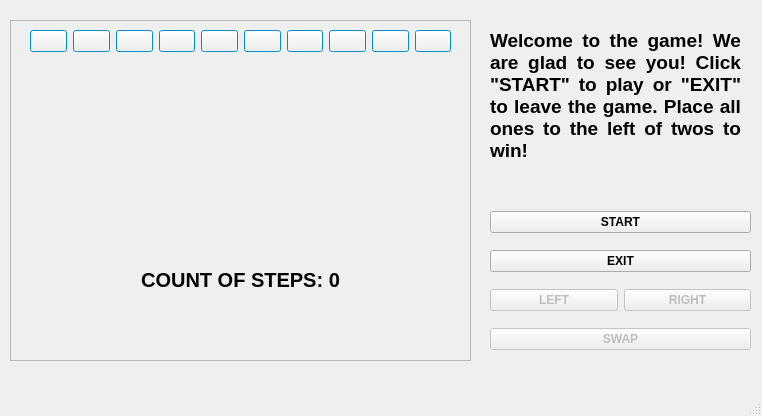
<?xml version="1.0" encoding="UTF-8"?>
<ui version="4.0">
 <class>MainWindow</class>
 <widget class="QMainWindow" name="MainWindow">
  <property name="geometry">
   <rect>
    <x>0</x>
    <y>0</y>
    <width>762</width>
    <height>416</height>
   </rect>
  </property>
  <property name="windowTitle">
   <string>MainWindow</string>
  </property>
  <widget class="QWidget" name="centralwidget">
   <widget class="QWidget" name="verticalLayoutWidget_2">
    <property name="geometry">
     <rect>
      <x>490</x>
      <y>200</y>
      <width>261</width>
      <height>161</height>
     </rect>
    </property>
    <layout class="QVBoxLayout" name="verticalLayout_3">
     <item>
      <widget class="QPushButton" name="startButton">
       <property name="font">
        <font>
         <bold>true</bold>
        </font>
       </property>
       <property name="text">
        <string>START</string>
       </property>
      </widget>
     </item>
     <item>
      <widget class="QPushButton" name="exitButton">
       <property name="font">
        <font>
         <bold>true</bold>
        </font>
       </property>
       <property name="text">
        <string>EXIT</string>
       </property>
      </widget>
     </item>
     <item>
      <layout class="QHBoxLayout" name="horizontalLayout_2">
       <item>
        <widget class="QPushButton" name="leftButton">
         <property name="enabled">
          <bool>false</bool>
         </property>
         <property name="sizePolicy">
          <sizepolicy hsizetype="Minimum" vsizetype="Fixed">
           <horstretch>0</horstretch>
           <verstretch>0</verstretch>
          </sizepolicy>
         </property>
         <property name="font">
          <font>
           <bold>true</bold>
          </font>
         </property>
         <property name="text">
          <string>LEFT</string>
         </property>
        </widget>
       </item>
       <item>
        <widget class="QPushButton" name="rightButton">
         <property name="enabled">
          <bool>false</bool>
         </property>
         <property name="sizePolicy">
          <sizepolicy hsizetype="Minimum" vsizetype="Fixed">
           <horstretch>0</horstretch>
           <verstretch>0</verstretch>
          </sizepolicy>
         </property>
         <property name="font">
          <font>
           <bold>true</bold>
          </font>
         </property>
         <property name="text">
          <string>RIGHT</string>
         </property>
        </widget>
       </item>
      </layout>
     </item>
     <item>
      <widget class="QPushButton" name="swapButton">
       <property name="enabled">
        <bool>false</bool>
       </property>
       <property name="font">
        <font>
         <bold>true</bold>
        </font>
       </property>
       <property name="text">
        <string>SWAP</string>
       </property>
      </widget>
     </item>
    </layout>
   </widget>
   <widget class="QLabel" name="label">
    <property name="geometry">
     <rect>
      <x>490</x>
      <y>10</y>
      <width>251</width>
      <height>171</height>
     </rect>
    </property>
    <property name="font">
     <font>
      <pointsize>14</pointsize>
      <bold>true</bold>
     </font>
    </property>
    <property name="acceptDrops">
     <bool>true</bool>
    </property>
    <property name="text">
     <string>Welcome to the game! We are glad to see you! Click &quot;START&quot; to play or &quot;EXIT&quot; to leave the game. Place all ones to the left of twos to win!</string>
    </property>
    <property name="alignment">
     <set>Qt::AlignJustify|Qt::AlignVCenter</set>
    </property>
    <property name="wordWrap">
     <bool>true</bool>
    </property>
   </widget>
   <widget class="QFrame" name="frame">
    <property name="geometry">
     <rect>
      <x>10</x>
      <y>20</y>
      <width>461</width>
      <height>341</height>
     </rect>
    </property>
    <property name="palette">
     <palette>
      <active>
       <colorrole role="Window">
        <brush brushstyle="SolidPattern">
         <color alpha="255">
          <red>0</red>
          <green>170</green>
          <blue>255</blue>
         </color>
        </brush>
       </colorrole>
      </active>
      <inactive>
       <colorrole role="Window">
        <brush brushstyle="SolidPattern">
         <color alpha="255">
          <red>239</red>
          <green>240</green>
          <blue>241</blue>
         </color>
        </brush>
       </colorrole>
      </inactive>
      <disabled>
       <colorrole role="Window">
        <brush brushstyle="SolidPattern">
         <color alpha="255">
          <red>0</red>
          <green>170</green>
          <blue>255</blue>
         </color>
        </brush>
       </colorrole>
      </disabled>
     </palette>
    </property>
    <property name="frameShape">
     <enum>QFrame::StyledPanel</enum>
    </property>
    <property name="frameShadow">
     <enum>QFrame::Raised</enum>
    </property>
    <widget class="QWidget" name="verticalLayoutWidget">
     <property name="geometry">
      <rect>
       <x>10</x>
       <y>10</y>
       <width>441</width>
       <height>321</height>
      </rect>
     </property>
     <layout class="QVBoxLayout" name="verticalLayout">
      <item>
       <layout class="QHBoxLayout" name="horizontalLayout" stretch="0,0,0,0,0,0,0,0,0,0">
        <property name="leftMargin">
         <number>10</number>
        </property>
        <property name="rightMargin">
         <number>10</number>
        </property>
        <item>
         <widget class="QPushButton" name="cell">
          <property name="enabled">
           <bool>false</bool>
          </property>
          <property name="text">
           <string/>
          </property>
         </widget>
        </item>
        <item>
         <widget class="QPushButton" name="cell_2">
          <property name="enabled">
           <bool>false</bool>
          </property>
          <property name="text">
           <string/>
          </property>
         </widget>
        </item>
        <item>
         <widget class="QPushButton" name="cell_3">
          <property name="enabled">
           <bool>false</bool>
          </property>
          <property name="text">
           <string/>
          </property>
         </widget>
        </item>
        <item>
         <widget class="QPushButton" name="cell_4">
          <property name="enabled">
           <bool>false</bool>
          </property>
          <property name="text">
           <string/>
          </property>
         </widget>
        </item>
        <item>
         <widget class="QPushButton" name="cell_5">
          <property name="enabled">
           <bool>false</bool>
          </property>
          <property name="text">
           <string/>
          </property>
         </widget>
        </item>
        <item>
         <widget class="QPushButton" name="cell_6">
          <property name="enabled">
           <bool>false</bool>
          </property>
          <property name="text">
           <string/>
          </property>
         </widget>
        </item>
        <item>
         <widget class="QPushButton" name="cell_7">
          <property name="enabled">
           <bool>false</bool>
          </property>
          <property name="text">
           <string/>
          </property>
         </widget>
        </item>
        <item>
         <widget class="QPushButton" name="cell_8">
          <property name="enabled">
           <bool>false</bool>
          </property>
          <property name="text">
           <string/>
          </property>
         </widget>
        </item>
        <item>
         <widget class="QPushButton" name="cell_9">
          <property name="enabled">
           <bool>false</bool>
          </property>
          <property name="text">
           <string/>
          </property>
         </widget>
        </item>
        <item>
         <widget class="QPushButton" name="cell_10">
          <property name="enabled">
           <bool>false</bool>
          </property>
          <property name="text">
           <string/>
          </property>
         </widget>
        </item>
       </layout>
      </item>
      <item>
       <widget class="QLabel" name="message">
        <property name="font">
         <font>
          <pointsize>20</pointsize>
          <bold>true</bold>
         </font>
        </property>
        <property name="text">
         <string/>
        </property>
        <property name="alignment">
         <set>Qt::AlignCenter</set>
        </property>
       </widget>
      </item>
      <item>
       <widget class="QLabel" name="countOfSteps">
        <property name="font">
         <font>
          <pointsize>15</pointsize>
          <bold>true</bold>
         </font>
        </property>
        <property name="text">
         <string>COUNT OF STEPS: 0</string>
        </property>
        <property name="alignment">
         <set>Qt::AlignCenter</set>
        </property>
       </widget>
      </item>
     </layout>
    </widget>
   </widget>
  </widget>
  <widget class="QMenuBar" name="menubar">
   <property name="geometry">
    <rect>
     <x>0</x>
     <y>0</y>
     <width>762</width>
     <height>22</height>
    </rect>
   </property>
  </widget>
  <widget class="QStatusBar" name="statusbar"/>
 </widget>
 <resources/>
 <connections/>
</ui>
